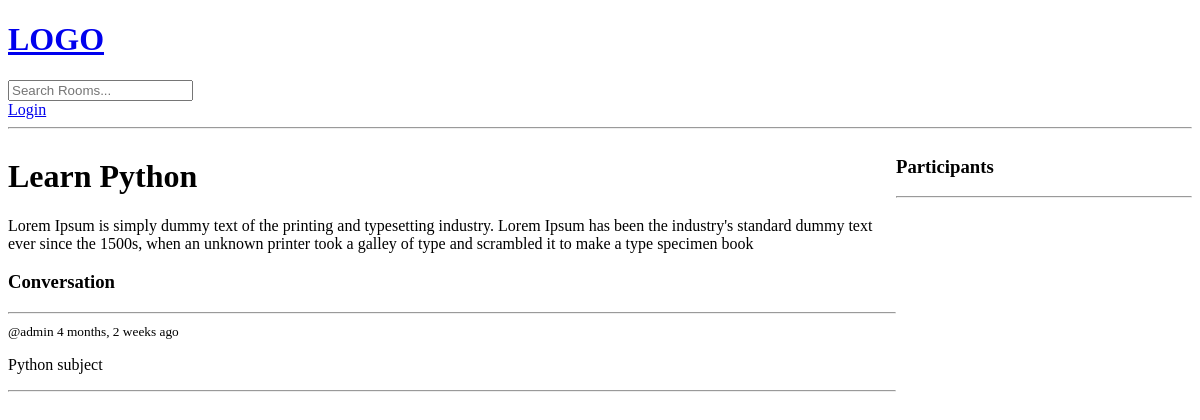
The page /room/1/ on the database as committed earlier.
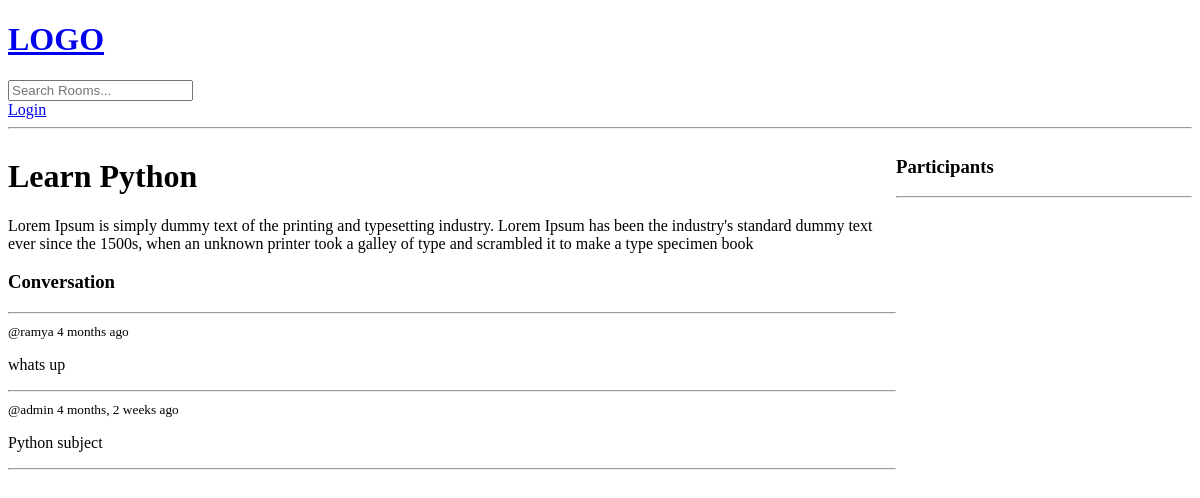
The same page on the database as committed later.
### base/models.py (models this page shows, shortened)
class Room(models.Model):
    host = models.ForeignKey(User, on_delete =  models.SET_NULL, null = True)
    topic = models.ForeignKey(Topic, on_delete =  models.SET_NULL, null = True)
    name = models.CharField(max_length = 200)
    description = models.TextField(null = True, blank = True)
    participants = models.ManyToManyField(User, related_name ='participants', blank= True )
    updated = models.DateTimeField(auto_now = True)
    created = models.DateTimeField(auto_now_add = True)
    class Meta:
        ordering = ['-updated', '-created']

class Message(models.Model):
    user = models.ForeignKey(User, on_delete = models.CASCADE)
    room = models.ForeignKey(Room, on_delete = models.CASCADE)
    body = models.TextField()
    updated = models.DateTimeField(auto_now = True)
    created = models.DateTimeField(auto_now_add = True)
    class Meta:
        ordering = ['-updated', '-created']

### base/views.py (the view, shortened to what this page needs)
# urls.py: path('room/<str:pk>/', views.room , name = "room"),
def room(request, pk):
    room = Room.objects.get(id = pk)
    room_messages = room.message_set.all()
    participants = room.participants.all()
    context = {'room': room, 'room_messages':room_messages, "participants": participants}
    return render(request, 'base/room.html', context)

### base/templates/base/room.html (shortened to what this page needs)
{% extends 'main.html' %}
{% block content %}
<div class="room-container">
    <div>
        <h1> {{room.name}} </h1>
        <p>{{room.description}}</p>
        <div class="comment-wrapper">
            <h3>Conversation</h3>
            <hr />
            {% for message in room_messages %}
                <div>
                    <small>@{{message.user}} {{message.created | timesince}} ago </small>
                    <p>{{message.body}}</p>
                    <hr>
                </div>
            {% endfor %}
        </div>
    </div>
    <div>
        <h3>Participants</h3>
        <hr>
    </div>
</div>
{% endblock content %}

### templates/main.html (shortened to what this page needs)
<!DOCTYPE html>
<html>
<head>
</head>
<body>
    {% include 'navbar.html' %}
    {% block content %}
    {% endblock %}
</body>
</html>

### templates/navbar.html
<a href = "/">
    <h1>LOGO </h1>
</a>
<form method = "GET" action = "{% url 'home' %}">
    <input type="text" name="q" placeholder="Search Rooms..." />
</form>
{% if request.user.is_authenticated %}
<p> Hello {{request.user}} </p>
    <a href="{% url 'logout' %}">Logout</a>
{% else %}
    <a href="{% url 'login' %}">Login</a>
{% endif %}
<hr>

### base/templates/base/room.html (style rules this page uses)
.room-container { display: grid; grid-template-columns: 3fr 1fr ; }

Rows that differ between the two databases and show on the page:
added Message: user "ramya", created "4 months", body "whats up"
